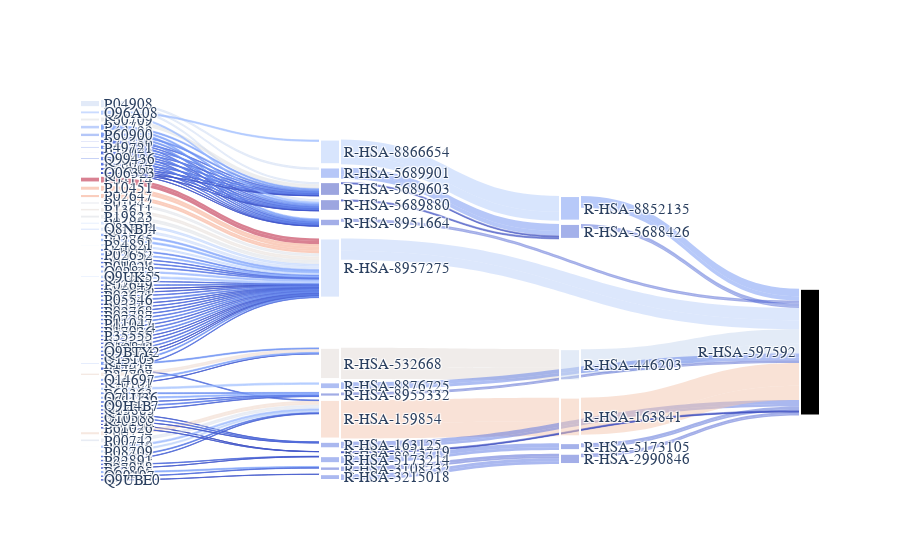

Here is the notebook cell this chart was saved with:
### Code cell
query_node = "R-HSA-597592"

IG.plot_subgraph_sankey(
    query_node, upstream=True, savename="img/subgraph_sankey.png", cmap="coolwarm"
)
